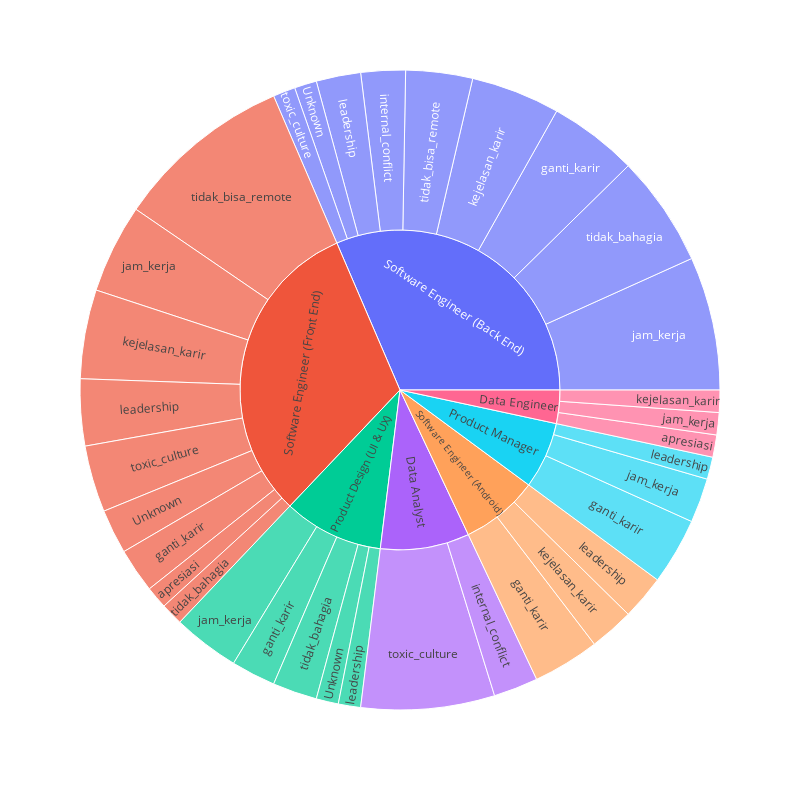

Write notebook code for a chart like this one.
### Code cell
jobres = data_eda1.groupby(['Pekerjaan', 'AlasanResign'])['Resign'].value_counts().reset_index(name='Total')

jobres = jobres[jobres['Resign']=='Yes']

fig = px.sunburst(
    jobres,
    path=['Pekerjaan', 'AlasanResign'],
    values='Total'
)

fig.update_layout(
    width=800,
    height=800
)

fig.show()

# grp_reason = jobres.groupby('AlasanResign')['Total'].sum().reset_index(name='CountReason')
# grp_reason = grp_reason.sort_values(by='CountReason', ascending=False)
# clrpal = list(sns.color_palette('hls', 5))

# plt.figure(figsize=(12, 4))
# sns.barplot(
#     x='AlasanResign',
#     y='CountReason',
#     data=grp_reason,
#     palette = clrpal + ['#D3D6DE'] * 5,
#     legend=False
# )
# plt.xticks(rotation=30)

# plt.show()

### Figure 1 — Plotly figure (JSON) as saved in the notebook; plotly's stock layout.template omitted (floating-point values rounded to 4 significant figures)
{"data": [{"branchvalues": "total", "domain": {"x": [0, 1], "y": [0, 1]}, "hovertemplate": "labels=%{label}<br>Total=%{value}<br>parent=%{parent}<br>id=%{id}<extra></extra>", "ids": ["Product Design (UI & UX)/Unknown", "Software Engineer (Back End)/Unknown", "Software Engineer (Front End)/Unknown", "Data Engineer/apresiasi", "Software Engineer (Front End)/apresiasi", "Product Design (UI & UX)/ganti_karir", "Product Manager/ganti_karir", "Software Engineer (Android)/ganti_karir", "Software Engineer (Back End)/ganti_karir", "Software Engineer (Front End)/ganti_karir", "Data Analyst/internal_conflict", "Software Engineer (Back End)/internal_conflict", "Data Engineer/jam_kerja", "Product Design (UI & UX)/jam_kerja", "Product Manager/jam_kerja", "Software Engineer (Back End)/jam_kerja", "Software Engineer (Front End)/jam_kerja", "Data Engineer/kejelasan_karir", "Software Engineer (Android)/kejelasan_karir", "Software Engineer (Back End)/kejelasan_karir", "Software Engineer (Front End)/kejelasan_karir", "Product Design (UI & UX)/leadership", "Product Manager/leadership", "Software Engineer (Android)/leadership", "Software Engineer (Back End)/leadership", "Software Engineer (Front End)/leadership", "Product Design (UI & UX)/tidak_bahagia", "Software Engineer (Back End)/tidak_bahagia", "Software Engineer (Front End)/tidak_bahagia", "Software Engineer (Back End)/tidak_bisa_remote", "Software Engineer (Front End)/tidak_bisa_remote", "Data Analyst/toxic_culture", "Software Engineer (Back End)/toxic_culture", "Software Engineer (Front End)/toxic_culture", "Data Analyst", "Data Engineer", "Product Design (UI & UX)", "Product Manager", "Software Engineer (Android)", "Software Engineer (Back End)", "Software Engineer (Front End)"], "labels": ["Unknown", "Unknown", "Unknown", "apresiasi", "apresiasi", "ganti_karir", "ganti_karir", "ganti_karir", "ganti_karir", "ganti_karir", "internal_conflict", "internal_conflict", "jam_kerja", "jam_kerja", "jam_kerja", "jam_kerja", "jam_kerja", "kejelasan_karir", "kejelasan_karir", "kejelasan_karir", "kejelasan_karir", "leadership", "leadership", "leadership", "leadership", "leadership", "tidak_bahagia", "tidak_bahagia", "tidak_bahagia", "tidak_bisa_remote", "tidak_bisa_remote", "toxic_culture", "toxic_culture", "toxic_culture", "Data Analyst", "Data Engineer", "Product Design (UI & UX)", "Product Manager", "Software Engineer (Android)", "Software Engineer (Back End)", "Software Engineer (Front End)"], "name": "", "parents": ["Product Design (UI & UX)", "Software Engineer (Back End)", "Software Engineer (Front End)", "Data Engineer", "Software Engineer (Front End)", "Product Design (UI & UX)", "Product Manager", "Software Engineer (Android)", "Software Engineer (Back End)", "Software Engineer (Front End)", "Data Analyst", "Software Engineer (Back End)", "Data Engineer", "Product Design (UI & UX)", "Product Manager", "Software Engineer (Back End)", "Software Engineer (Front End)", "Data Engineer", "Software Engineer (Android)", "Software Engineer (Back End)", "Software Engineer (Front End)", "Product Design (UI & UX)", "Product Manager", "Software Engineer (Android)", "Software Engineer (Back End)", "Software Engineer (Front End)", "Product Design (UI & UX)", "Software Engineer (Back End)", "Software Engineer (Front End)", "Software Engineer (Back End)", "Software Engineer (Front End)", "Data Analyst", "Software Engineer (Back End)", "Software Engineer (Front End)", "", "", "", "", "", "", ""], "type": "sunburst", "values": [1, 1, 2, 1, 1, 2, 3, 3, 4, 2, 2, 2, 1, 3, 2, 6, 4, 1, 2, 4, 4, 1, 1, 2, 2, 3, 2, 5, 1, 3, 8, 6, 1, 3, 8, 3, 9, 6, 7, 28, 28]}], "layout": {"height": 800, "legend": {"tracegroupgap": 0}, "margin": {"t": 60}, "width": 800}}
